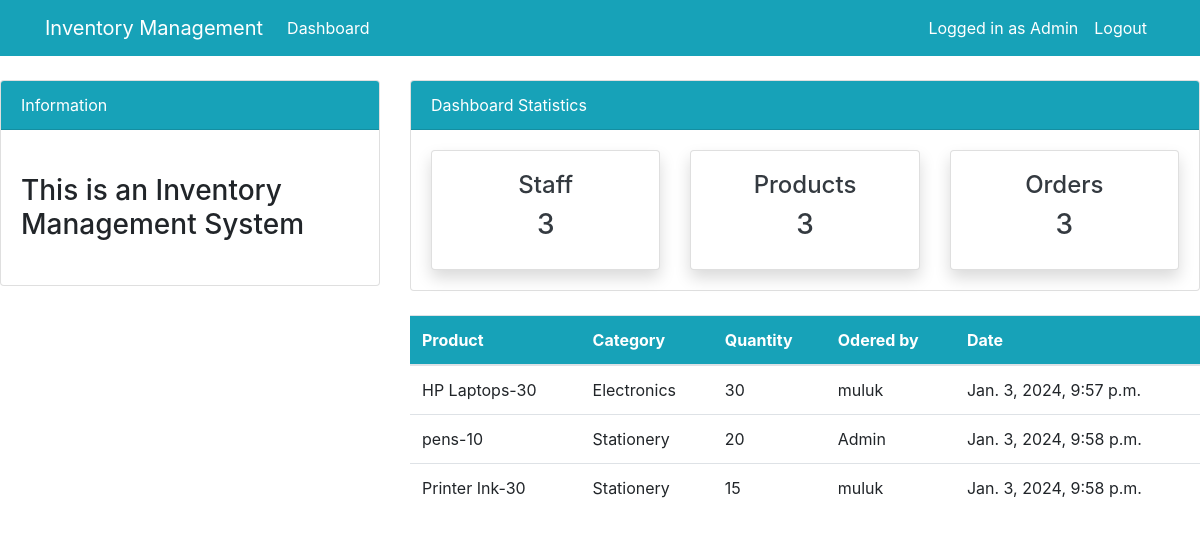
The page /orders/ (signed in) on the database as committed earlier.
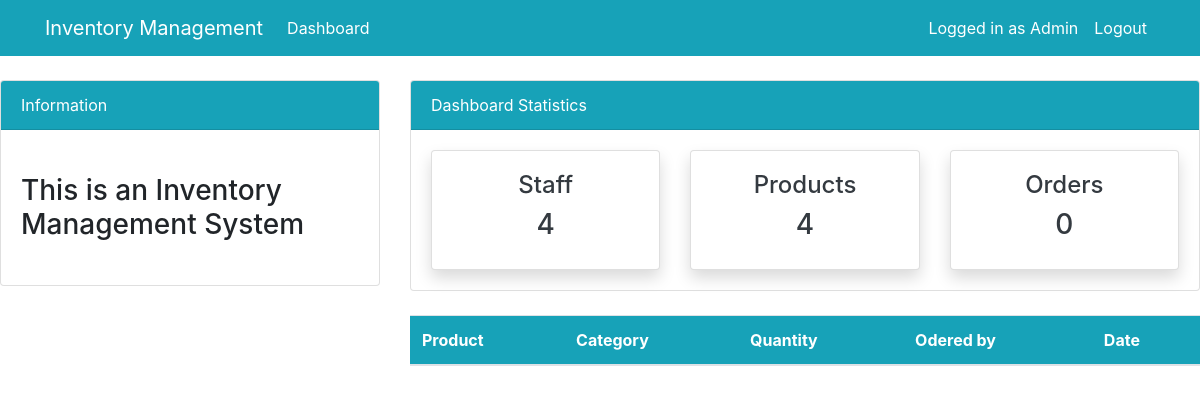
The same page on the database as committed later.
### dashboard/models.py (models this page shows, shortened)
class Order(models.Model):
    product = models.ForeignKey(Product, on_delete=models.CASCADE, null=True)
    staff = models.ForeignKey(User, models.CASCADE, null=True)
    order_quantity = models.PositiveIntegerField(null=True)
    date = models.DateTimeField(auto_now_add=True)
    class Meta:
        verbose_name_plural = 'Order'

class Product(models.Model):
    name = models.CharField(max_length=100, null=True)
    category = models.CharField(max_length=20, choices=CATEGORY, null=True)
    quantity = models.PositiveIntegerField(null=True)
    class Meta:
        verbose_name_plural = 'Product'
    def __str__(self):
        return f'{self.name}-{self.quantity}'

### dashboard/views.py (the view)
# urls.py: path('orders/', views.order, name = 'dashboard_orders')
@login_required(login_url='user-login')
def order(request):
    user_orders = Order.objects.all()
    orders_count = user_orders.count()
    employees_count = User.objects.all().count()
    items_count = Product.objects.all().count()
    context = {
         'user_orders': user_orders,
         'employees_count' : employees_count,
         'orders_count' : orders_count,
         'items_count' : items_count
         }
    return render(request, 'dashboard/orders.html', context)

### templates/dashboard/orders.html (shortened to what this page needs)
{% extends 'partials/base.html' %}
{% block content %}
{% include 'partials/topnav.html' %}
<div class="row my-4">
    <div class="col-md-4"></div>
    <div class="col-md-8">
        <table class="table bg-white">
            <thead class="bg-info text-white">
                <tr>
                    <th scope="col">Product</th>
                    <th scope="col">Category</th>
                    <th scope="col">Quantity</th>
                    <th scope="col">Odered by</th>
                    <th scope="col">Date</th>
                </tr>
            </thead>
            <tbody>
               {% for user_orders in user_orders%}
                <tr>
                    <td>{{ user_orders.product}}</td>
                    <td>{{ user_orders.product.category}}</td>
                    <td>{{ user_orders.order_quantity}}</td>
                    <td> {{user_orders.staff.username}}</td>
                    <td>{{ user_orders.date}}</td>
                </tr>
                {% endfor %}
            </tbody>
        </table>
    </div>
</div>
{% endblock %}

Rows that differ between the two databases and show on the page:
removed Order: product "HP Laptops-30", product.category "Electronics", order_quantity "30", staff.username "muluk", date "Jan. 3, 2024, 9:57 p.m."
removed Order: product "pens-10", product.category "Stationery", order_quantity "20", staff.username "Admin", date "Jan. 3, 2024, 9:58 p.m."
removed Order: product "Printer Ink-30", product.category "Stationery", order_quantity "15", staff.username "muluk", date "Jan. 3, 2024, 9:58 p.m."
Other text that changed with them:
{{ employees_count }}: "3" → "4"
{{ items_count }}: "3" → "4"
{{ orders_count }}: "3" → "0"
